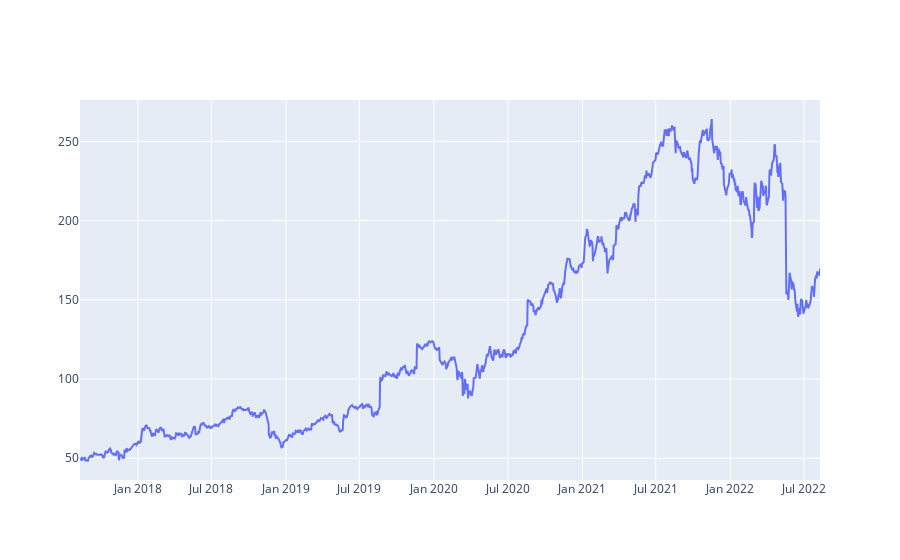

The code cell stored with this chart in its notebook:
### Code cell
# Disply last five years of target stocks
tgt_fig = go.Figure(data=go.Scatter(x=tgt_hist.index,y=tgt_hist['Close'], mode='lines'))
tgt_fig.show()

### Figure 1 — Plotly figure (JSON) as saved in the notebook; plotly's stock layout.template omitted (floating-point values rounded to 4 significant figures; data arrays with more than 128 entries replaced by an {"elided": "..."} marker saying what was removed)
{"data": [{"mode": "lines", "type": "scatter", "x": {"elided": "1258 str values"}, "y": {"elided": "1258 float values"}}], "layout": {}}
